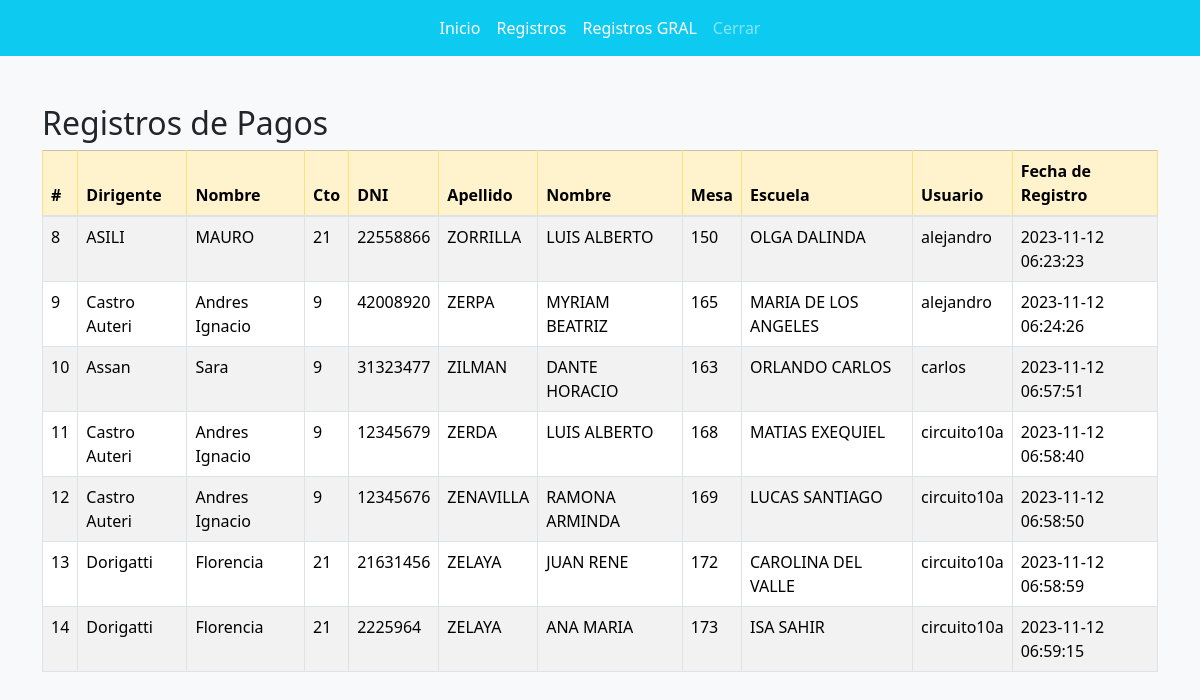
The app's page /prueba.php with its own data.
### tables this page shows
CREATE TABLE `pagos_registrados` (
  `id` int(11) NOT NULL,
  `apellido_dir` varchar(255) DEFAULT NULL,
  `nombre_dir` varchar(255) DEFAULT NULL,
  `cto_dir` varchar(255) DEFAULT NULL,
  `dni` varchar(255) DEFAULT NULL,
  `apellido` varchar(255) DEFAULT NULL,
  `nombre` varchar(255) DEFAULT NULL,
  `mesa` int(11) DEFAULT NULL,
  `escuela` varchar(255) DEFAULT NULL,
  `registro` timestamp NOT NULL DEFAULT current_timestamp(),
  `usuario_registro` varchar(255) DEFAULT NULL
);

### prueba.php (the view, shortened to what this page needs)
<?php
$servername = "localhost";
$username = "ourjxora_alejandro";
$password = "Meri0803";
$dbname = "ourjxora_dirigentes";
$conn = new mysqli($servername, $username, $password, $dbname);
$sql = "SELECT * FROM pagos_registrados";
$result = $conn->query($sql);
?>
<!DOCTYPE html>
<html>
<head>
    <link href="https://stackpath.bootstrapcdn.com/bootstrap/4.3.1/css/bootstrap.min.css" rel="stylesheet">
</head>
<body class="bg-light">
<?php include "nav1.php" ?>
<div class="container mt-5">
    <h2>Registros de Pagos</h2>
    <table class="table table-striped table-bordered">
        <thead>
            <tr class="table-warning">
                <th>#</th>
                <th>Dirigente</th>
                <th>Nombre</th>
                <th>Cto</th>
                <th>DNI</th>
                <th>Apellido</th>
                <th>Nombre</th>
                <th>Mesa</th>
                <th>Escuela</th>
                <th>Usuario</th>
                <th>Fecha de Registro</th>
            </tr>
        </thead>
        <tbody>
            <?php
            if ($result->num_rows > 0) {
                while($row = $result->fetch_assoc()) {
                    echo "<tr>";
                    echo "<td>".$row["id"]."</td>";
                    echo "<td>".$row["apellido_dir"]."</td>";
                    echo "<td>".$row["nombre_dir"]."</td>";
                    echo "<td>".$row["cto_dir"]."</td>";
                    echo "<td>".$row["dni"]."</td>";
                    echo "<td>".$row["apellido"]."</td>";
                    echo "<td>".$row["nombre"]."</td>";
                    echo "<td>".$row["mesa"]."</td>";
                    echo "<td>".$row["escuela"]."</td>";
                    echo "<td>".$row["usuario_registro"]."</td>";
                    echo "<td>".$row["registro"]."</td>";
                    echo "</tr>";
                }
            } else {
                echo "<tr><td colspan='11'>No se encontraron registros</td></tr>";
            }
            ?>
        </tbody>
    </table>
</div>
</body>
</html>

### nav1.php (shortened to what this page needs)
  <link href="https://cdn.jsdelivr.net/npm/bootstrap@5.3.2/dist/css/bootstrap.min.css" rel="stylesheet">
<nav class="navbar navbar-expand-lg navbar-dark bg-info">
    <div class="collapse navbar-collapse" id="navbarNavAltMarkup">
        <div class="navbar-nav mx-auto">
            <a class="nav-link active" href="welcome.php">Inicio</a>
            <a class="nav-link active" href="ver_registros.php">Registros </a>
            <a class="nav-link active" href="ver_registros_gral.php">Registros GRAL </a>
            <a class="nav-link" href="logout.php">Cerrar</a>
        </div>
    </div>
</nav>

### records on screen
pagos_registrados: id "8", apellido_dir "ASILI", nombre_dir "MAURO", cto_dir "21", dni "22558866", apellido "ZORRILLA", nombre "LUIS ALBERTO", mesa "150", escuela "OLGA DALINDA", usuario_registro "alejandro", registro "2023-11-12 06:23:23"
pagos_registrados: id "9", apellido_dir "Castro Auteri", nombre_dir "Andres Ignacio", cto_dir "9", dni "42008920", apellido "ZERPA", nombre "MYRIAM BEATRIZ", mesa "165", escuela "MARIA DE LOS ANGELES", usuario_registro "alejandro", registro "2023-11-12 06:24:26"
pagos_registrados: id "10", apellido_dir "Assan", nombre_dir "Sara", cto_dir "9", dni "31323477", apellido "ZILMAN", nombre "DANTE HORACIO", mesa "163", escuela "ORLANDO CARLOS", usuario_registro "carlos", registro "2023-11-12 06:57:51"
pagos_registrados: id "11", apellido_dir "Castro Auteri", nombre_dir "Andres Ignacio", cto_dir "9", dni "12345679", apellido "ZERDA", nombre "LUIS ALBERTO", mesa "168", escuela "MATIAS EXEQUIEL", usuario_registro "circuito10a", registro "2023-11-12 06:58:40"
pagos_registrados: id "12", apellido_dir "Castro Auteri", nombre_dir "Andres Ignacio", cto_dir "9", dni "12345676", apellido "ZENAVILLA", nombre "RAMONA ARMINDA", mesa "169", escuela "LUCAS SANTIAGO", usuario_registro "circuito10a", registro "2023-11-12 06:58:50"
pagos_registrados: id "13", apellido_dir "Dorigatti", nombre_dir "Florencia", cto_dir "21", dni "21631456", apellido "ZELAYA", nombre "JUAN RENE", mesa "172", escuela "CAROLINA DEL VALLE", usuario_registro "circuito10a", registro "2023-11-12 06:58:59"
pagos_registrados: id "14", apellido_dir "Dorigatti", nombre_dir "Florencia", cto_dir "21", dni "2225964", apellido "ZELAYA", nombre "ANA MARIA", mesa "173", escuela "ISA SAHIR", usuario_registro "circuito10a", registro "2023-11-12 06:59:15"
